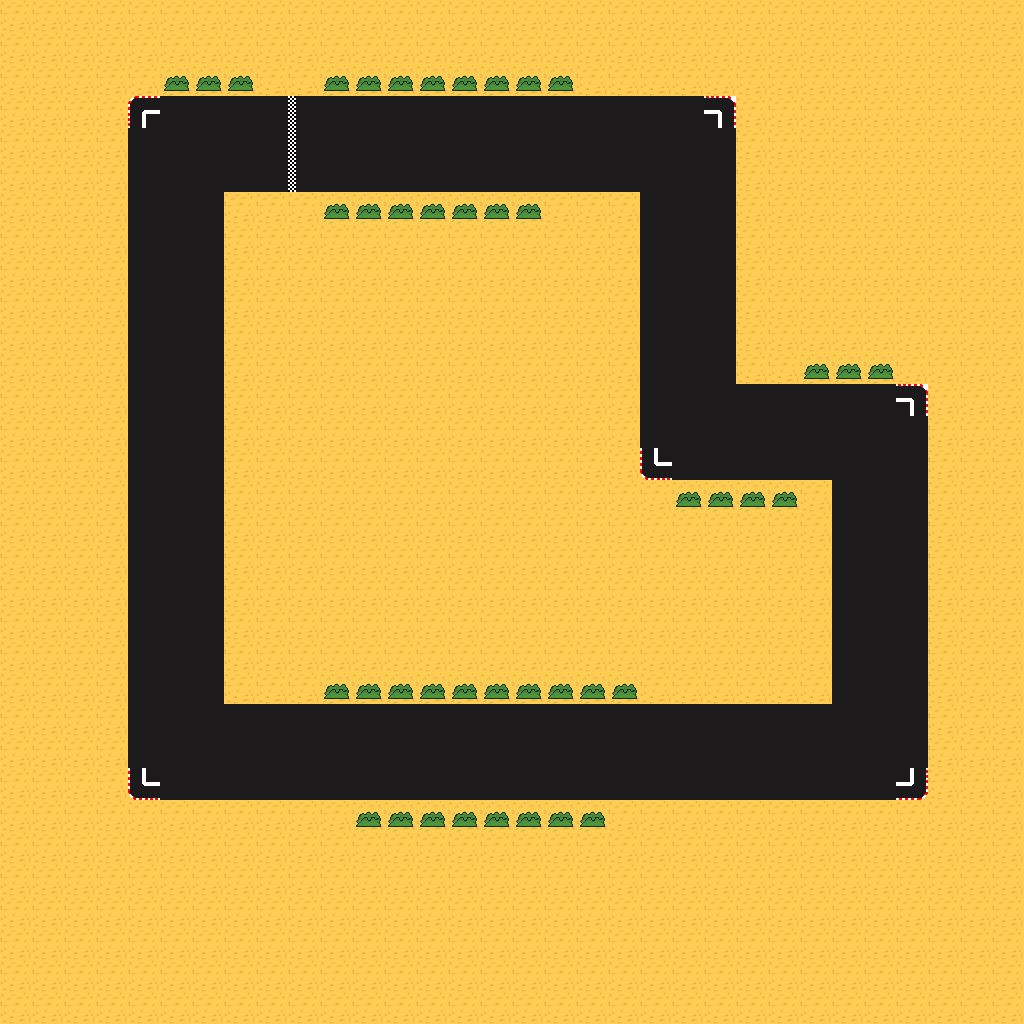

Rendered tile map (Tiled .tmx) drawn with the repository's tilesets; below, a short description and the map source with its tile grids summarised:
An orthogonal 32x32 tile map with 32x32 px tiles, 4 tile layers (Ground, Track, Track EX, ExEx) and 17 objects.

<map version="1.2" tiledversion="1.3.2" orientation="orthogonal" renderorder="right-down" compressionlevel="-1" width="32" height="32" tilewidth="32" tileheight="32" infinite="0" nextlayerid="6" nextobjectid="18">
 <tileset firstgid="1" name="DesertTiles" tilewidth="32" tileheight="32" tilecount="9" columns="0">
  <grid orientation="orthogonal" width="1" height="1" />
  <tile id="0">
   <image width="32" height="32" source="Bush.png" />
  </tile>
  <tile id="1">
   <image width="32" height="32" source="FinishLine.png" />
  </tile>
  <tile id="2">
   <image width="32" height="32" source="Grass_Tile.png" />
  </tile>
  <tile id="3">
   <image width="32" height="32" source="RaceCurveDown.png" />
  </tile>
  <tile id="4">
   <image width="32" height="32" source="RaceTrackCurveLeft.png" />
  </tile>
  <tile id="5">
   <image width="32" height="32" source="RaceTrackCurveRight.png" />
  </tile>
  <tile id="6">
   <image width="32" height="32" source="RaceTrackCurveUpRight.png" />
  </tile>
  <tile id="7">
   <image width="32" height="32" source="Road.PNG" />
  </tile>
  <tile id="8">
   <image width="32" height="32" source="Sand.png" />
  </tile>
 </tileset>
 <layer id="1" name="Ground" width="32" height="32">
  <data>[1024 cells, 1024 non-empty, 1 distinct tile ids]</data>
 </layer>
 <layer id="2" name="Track" width="32" height="32">
  <data>[1024 cells, 246 non-empty, 5 distinct tile ids]</data>
 </layer>
 <layer id="3" name="Track EX" width="32" height="32">
  <data>[1024 cells, 3 non-empty, 1 distinct tile ids]</data>
 </layer>
 <layer id="4" name="ExEx" width="32" height="32">
  <data>[1024 cells, 43 non-empty, 1 distinct tile ids]</data>
 </layer>
 <objectgroup id="5" name="Collisions">
  <object id="1" x="163.093" y="65.2371" width="93.4077" height="25.2052" />
  <object id="2" x="321.737" y="69.6851" width="253.535" height="23.7226" />
  <object id="3" x="321.737" y="195.711" width="223.882" height="26.6879" />
  <object id="4" x="667.198" y="486.313" width="136.405" height="28.1706" />
  <object id="5" x="796.189" y="345.46" width="105.269" height="34.1012" />
  <object id="6" x="312.842" y="670.163" width="332.116" height="31.1359" />
  <object id="7" x="343.977" y="805.085" width="271.327" height="23.7226" />
  <object id="8" x="118.613" y="94.8903" width="16.3093" height="34.1012" />
  <object id="9" x="121.578" y="71.1677" width="41.5145" height="28.1706" />
  <object id="10" x="727.987" y="91.925" width="17.7919" height="31.1359" />
  <object id="11" x="695.368" y="74.1331" width="42.9972" height="25.2052" />
  <object id="12" x="922.215" y="376.596" width="31.1359" height="48.9278" />
  <object id="13" x="894.045" y="354.356" width="34.1012" height="34.1012" />
  <object id="14" x="923.698" y="765.053" width="7.41331" height="34.1012" />
  <object id="15" x="891.079" y="793.224" width="41.5145" height="13.344" />
  <object id="16" x="126.026" y="794.706" width="34.1012" height="10.3786" />
  <object id="17" x="118.613" y="763.571" width="13.344" height="40.0319" />
 </objectgroup>
</map>